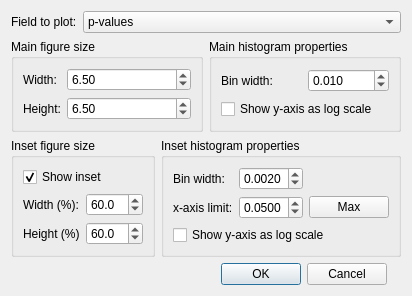
<?xml version="1.0" encoding="UTF-8"?>
<ui version="4.0">
 <class>pValueHistogramDialog</class>
 <widget class="QDialog" name="pValueHistogramDialog">
  <property name="geometry">
   <rect>
    <x>0</x>
    <y>0</y>
    <width>379</width>
    <height>286</height>
   </rect>
  </property>
  <property name="sizePolicy">
   <sizepolicy hsizetype="Fixed" vsizetype="Fixed">
    <horstretch>0</horstretch>
    <verstretch>0</verstretch>
   </sizepolicy>
  </property>
  <property name="windowTitle">
   <string>p-value histogram</string>
  </property>
  <property name="windowIcon">
   <iconset>
    <normaloff>../../../../icons/programIcon.png</normaloff>../../../../icons/programIcon.png</iconset>
  </property>
  <layout class="QVBoxLayout" name="verticalLayout_7">
   <item>
    <layout class="QHBoxLayout" name="horizontalLayout_2">
     <item>
      <widget class="QLabel" name="lblFieldToPlot">
       <property name="text">
        <string>Field to plot:</string>
       </property>
      </widget>
     </item>
     <item>
      <widget class="QComboBox" name="cboFieldToPlot">
       <property name="sizePolicy">
        <sizepolicy hsizetype="Preferred" vsizetype="Fixed">
         <horstretch>1</horstretch>
         <verstretch>0</verstretch>
        </sizepolicy>
       </property>
       <item>
        <property name="text">
         <string>p-values</string>
        </property>
       </item>
       <item>
        <property name="text">
         <string>p-values (corrected)</string>
        </property>
       </item>
      </widget>
     </item>
    </layout>
   </item>
   <item>
    <layout class="QHBoxLayout" name="horizontalLayout_4">
     <item>
      <widget class="QGroupBox" name="groupBox_3">
       <property name="title">
        <string>Main figure size</string>
       </property>
       <layout class="QVBoxLayout" name="verticalLayout_3">
        <item>
         <layout class="QFormLayout" name="formLayout_2">
          <item row="0" column="0">
           <widget class="QLabel" name="lblFigureWidth">
            <property name="text">
             <string>Width:</string>
            </property>
           </widget>
          </item>
          <item row="0" column="1">
           <widget class="QDoubleSpinBox" name="spinFigWidth">
            <property name="decimals">
             <number>2</number>
            </property>
            <property name="minimum">
             <double>2.000000000000000</double>
            </property>
            <property name="maximum">
             <double>20.000000000000000</double>
            </property>
            <property name="singleStep">
             <double>0.500000000000000</double>
            </property>
            <property name="value">
             <double>6.500000000000000</double>
            </property>
           </widget>
          </item>
          <item row="1" column="0">
           <widget class="QLabel" name="lblFigureHeight">
            <property name="text">
             <string>Height:</string>
            </property>
           </widget>
          </item>
          <item row="1" column="1">
           <widget class="QDoubleSpinBox" name="spinFigHeight">
            <property name="minimum">
             <double>2.000000000000000</double>
            </property>
            <property name="maximum">
             <double>12.000000000000000</double>
            </property>
            <property name="singleStep">
             <double>0.500000000000000</double>
            </property>
            <property name="value">
             <double>6.500000000000000</double>
            </property>
           </widget>
          </item>
         </layout>
        </item>
       </layout>
      </widget>
     </item>
     <item>
      <widget class="QGroupBox" name="groupBox_4">
       <property name="title">
        <string>Main histogram properties</string>
       </property>
       <layout class="QVBoxLayout" name="verticalLayout">
        <item>
         <layout class="QHBoxLayout" name="horizontalLayout">
          <item>
           <widget class="QLabel" name="lblBinWidthh">
            <property name="text">
             <string>Bin width:</string>
            </property>
           </widget>
          </item>
          <item>
           <widget class="QDoubleSpinBox" name="spinBinWidth">
            <property name="decimals">
             <number>3</number>
            </property>
            <property name="minimum">
             <double>0.001000000000000</double>
            </property>
            <property name="maximum">
             <double>1.000000000000000</double>
            </property>
            <property name="singleStep">
             <double>0.001000000000000</double>
            </property>
            <property name="value">
             <double>0.010000000000000</double>
            </property>
           </widget>
          </item>
         </layout>
        </item>
        <item>
         <widget class="QCheckBox" name="chkLogScale">
          <property name="text">
           <string>Show y-axis as log scale</string>
          </property>
         </widget>
        </item>
       </layout>
      </widget>
     </item>
    </layout>
   </item>
   <item>
    <layout class="QHBoxLayout" name="horizontalLayout_7">
     <item>
      <widget class="QGroupBox" name="groupBox_7">
       <property name="title">
        <string>Inset figure size</string>
       </property>
       <layout class="QVBoxLayout" name="verticalLayout_5">
        <item>
         <widget class="QCheckBox" name="chkShowInset">
          <property name="text">
           <string>Show inset</string>
          </property>
          <property name="checked">
           <bool>true</bool>
          </property>
         </widget>
        </item>
        <item>
         <layout class="QFormLayout" name="formLayout_4">
          <item row="0" column="0">
           <widget class="QLabel" name="lblInsetWidth">
            <property name="text">
             <string>Width (%):</string>
            </property>
           </widget>
          </item>
          <item row="0" column="1">
           <widget class="QDoubleSpinBox" name="spinInsetWidth">
            <property name="decimals">
             <number>1</number>
            </property>
            <property name="minimum">
             <double>1.000000000000000</double>
            </property>
            <property name="maximum">
             <double>100.000000000000000</double>
            </property>
            <property name="singleStep">
             <double>1.000000000000000</double>
            </property>
            <property name="value">
             <double>60.000000000000000</double>
            </property>
           </widget>
          </item>
          <item row="1" column="0">
           <widget class="QLabel" name="lblInsetHeight">
            <property name="text">
             <string>Height (%)</string>
            </property>
           </widget>
          </item>
          <item row="1" column="1">
           <widget class="QDoubleSpinBox" name="spinInsetHeight">
            <property name="decimals">
             <number>1</number>
            </property>
            <property name="minimum">
             <double>1.000000000000000</double>
            </property>
            <property name="maximum">
             <double>100.000000000000000</double>
            </property>
            <property name="singleStep">
             <double>1.000000000000000</double>
            </property>
            <property name="value">
             <double>60.000000000000000</double>
            </property>
           </widget>
          </item>
         </layout>
        </item>
       </layout>
      </widget>
     </item>
     <item>
      <widget class="QGroupBox" name="groupBox_8">
       <property name="title">
        <string>Inset histogram properties</string>
       </property>
       <layout class="QVBoxLayout" name="verticalLayout_2">
        <item>
         <layout class="QFormLayout" name="formLayout">
          <item row="0" column="0">
           <widget class="QLabel" name="lblBinWidth">
            <property name="text">
             <string>Bin width:</string>
            </property>
           </widget>
          </item>
          <item row="0" column="1">
           <layout class="QHBoxLayout" name="horizontalLayout_6">
            <item>
             <widget class="QDoubleSpinBox" name="spinInsetBinWidth">
              <property name="decimals">
               <number>4</number>
              </property>
              <property name="minimum">
               <double>0.000100000000000</double>
              </property>
              <property name="maximum">
               <double>1.000000000000000</double>
              </property>
              <property name="singleStep">
               <double>0.000100000000000</double>
              </property>
              <property name="value">
               <double>0.002000000000000</double>
              </property>
             </widget>
            </item>
            <item>
             <spacer name="horizontalSpacer_2">
              <property name="orientation">
               <enum>Qt::Horizontal</enum>
              </property>
              <property name="sizeHint" stdset="0">
               <size>
                <width>40</width>
                <height>20</height>
               </size>
              </property>
             </spacer>
            </item>
           </layout>
          </item>
          <item row="1" column="0">
           <widget class="QLabel" name="label">
            <property name="text">
             <string>x-axis limit:</string>
            </property>
           </widget>
          </item>
          <item row="1" column="1">
           <layout class="QHBoxLayout" name="horizontalLayout_5">
            <item>
             <widget class="QDoubleSpinBox" name="spinXlimit">
              <property name="decimals">
               <number>4</number>
              </property>
              <property name="minimum">
               <double>0.000100000000000</double>
              </property>
              <property name="maximum">
               <double>1.000000000000000</double>
              </property>
              <property name="singleStep">
               <double>0.010000000000000</double>
              </property>
              <property name="value">
               <double>0.050000000000000</double>
              </property>
             </widget>
            </item>
            <item>
             <widget class="QPushButton" name="btnXmax">
              <property name="text">
               <string>Max</string>
              </property>
             </widget>
            </item>
           </layout>
          </item>
         </layout>
        </item>
        <item>
         <widget class="QCheckBox" name="chkInsetLogScale">
          <property name="text">
           <string>Show y-axis as log scale</string>
          </property>
         </widget>
        </item>
       </layout>
      </widget>
     </item>
    </layout>
   </item>
   <item>
    <layout class="QHBoxLayout" name="horizontalLayout_3">
     <item>
      <spacer name="horizontalSpacer">
       <property name="orientation">
        <enum>Qt::Horizontal</enum>
       </property>
       <property name="sizeHint" stdset="0">
        <size>
         <width>168</width>
         <height>20</height>
        </size>
       </property>
      </spacer>
     </item>
     <item>
      <widget class="QDialogButtonBox" name="buttonBox">
       <property name="orientation">
        <enum>Qt::Horizontal</enum>
       </property>
       <property name="standardButtons">
        <set>QDialogButtonBox::Cancel|QDialogButtonBox::Ok</set>
       </property>
       <property name="centerButtons">
        <bool>true</bool>
       </property>
      </widget>
     </item>
    </layout>
   </item>
  </layout>
 </widget>
 <resources/>
 <connections>
  <connection>
   <sender>buttonBox</sender>
   <signal>accepted()</signal>
   <receiver>pValueHistogramDialog</receiver>
   <slot>accept()</slot>
   <hints>
    <hint type="sourcelabel">
     <x>248</x>
     <y>254</y>
    </hint>
    <hint type="destinationlabel">
     <x>157</x>
     <y>274</y>
    </hint>
   </hints>
  </connection>
  <connection>
   <sender>buttonBox</sender>
   <signal>rejected()</signal>
   <receiver>pValueHistogramDialog</receiver>
   <slot>reject()</slot>
   <hints>
    <hint type="sourcelabel">
     <x>316</x>
     <y>260</y>
    </hint>
    <hint type="destinationlabel">
     <x>286</x>
     <y>274</y>
    </hint>
   </hints>
  </connection>
 </connections>
 <designerdata>
  <property name="gridDeltaX">
   <number>10</number>
  </property>
  <property name="gridDeltaY">
   <number>10</number>
  </property>
  <property name="gridSnapX">
   <bool>true</bool>
  </property>
  <property name="gridSnapY">
   <bool>true</bool>
  </property>
  <property name="gridVisible">
   <bool>true</bool>
  </property>
 </designerdata>
</ui>
